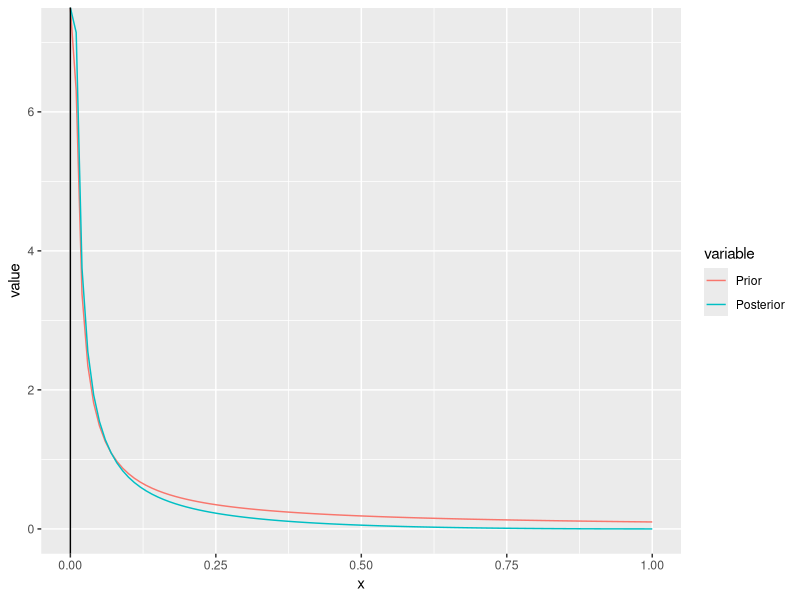
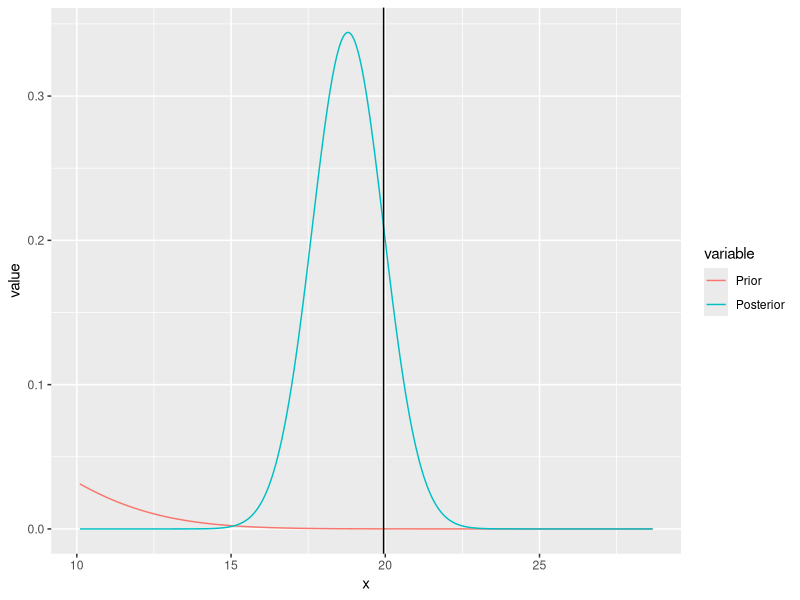

Reproduce these figures in R, in order.
#Inference for Binomial with Beta Prior
BBB<-function(n,p,alpha,beta)
{
  require(ggplot2)
  require(reshape2)
  xx<-rbinom(1,n,p)
  p_hat<-xx/n
  print("Observed Proportion, Posterior Mean")
  p_hat_Post<-(alpha+xx)/(n+alpha+beta)
  print(c(p_hat,p_hat_Post))
  x  <- seq(0, 1, 0.01)
  Prior <- dbeta(x,alpha,beta)
  Posterior <- dbeta(x,alpha+xx,n+beta-xx)

  df <- data.frame(x, Prior, Posterior)
  
  # melt the data to a long format
  df2 <- reshape2::melt(data = df, id.vars = "x")
  
  # plot, using the aesthetics argument 'colour'
  ggplot(data = df2, aes(x = x, y = value, colour = variable)) + geom_line() + geom_vline(xintercept=p_hat)

 
}

n<-2
p<-0.3
alpha<-0.1
beta<-1

BBB(n,p,alpha,beta)
#Inference for Normal with Normal Prior
BNN<-function(n,mu,sigma,theta,tau)
{
  require(ggplot2)
  require(reshape2)
  xx<-rnorm(n,mu,sigma)
  xbar<-mean(xx)
  theta_post<-(theta*sigma^2+n*xbar*tau^2)/(sigma^2+n*tau^2)
  tau_post<-(sigma^2*tau^2)/(sigma^2+n*tau^2)
  print("Observed Mean, Posterior Mean")
  xbar_Post<-theta_post
  print(c(xbar,xbar_Post))
  a<-min(xx)-1
  b<-max(xx)+1
  x  <- seq(a, b, 0.01)
  Prior <- dnorm(x,theta,tau)
  Posterior <- dnorm(x,theta_post,tau_post)

  df <- data.frame(x, Prior, Posterior)
  
  # melt the data to a long format
  df2 <- reshape2::melt(data = df, id.vars = "x")
  
  # plot, using the aesthetics argument 'colour'
  ggplot(data = df2, aes(x = x, y = value, colour = variable)) + geom_line() + geom_vline(xintercept=xbar)
  
  
}

BNN(20,20,5,4,4)
